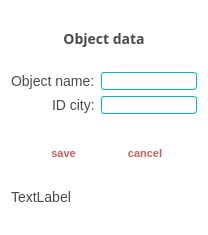
<?xml version="1.0" encoding="UTF-8"?>
<ui version="4.0">
 <class>form_olymp_object</class>
 <widget class="QDialog" name="form_olymp_object">
  <property name="geometry">
   <rect>
    <x>0</x>
    <y>0</y>
    <width>208</width>
    <height>235</height>
   </rect>
  </property>
  <property name="windowTitle">
   <string>Dialog</string>
  </property>
  <property name="styleSheet">
   <string notr="true">QLabel{
	font-family: 'Montserrat', sans-serif;
	font-size: 14px;
	color: rgb(71, 74, 81);
}

QDialog{
	background-color: rgb(255, 255, 255);
}

QLineEdit{
	border: 1px solid rgb(0, 188, 188);
	border-radius: 3px;
}

QPushButton{
	height: 20px;
	font-family: 'Montserrat', sans-serif;
	font-size: 11px;
	text-transform: uppercase;
	font-weight: 600;
	color: rgb(205, 92, 92);
	background-color: rgba(255, 255, 255, 0);
	border: none;
}

QPushButton:hover{
	height: 75px;
	border: 1px solid rgba(205, 92, 92, 1) ;
	border-radius: 5px;
	font-family: 'Montserrat', sans-serif;
	font-size: 11px;
	text-transform: uppercase;
	font-weight: 600;
	color: rgb(205, 92, 92);
	background-color: rgba(255, 255, 255, 0);
}

QPushButton:pressed{
	background-color: rgba(205, 92, 92, 1);
	color: white;
	border:2px solid;
	border: 1px solid rgba(205, 92, 92, 1) ;
	border-radius: 5px;
	font-family: 'Montserrat', sans-serif;

}</string>
  </property>
  <layout class="QVBoxLayout" name="verticalLayout">
   <item>
    <widget class="QLabel" name="label_9">
     <property name="font">
      <font>
       <family>Montserrat</family>
       <pointsize>-1</pointsize>
       <weight>75</weight>
       <bold>true</bold>
      </font>
     </property>
     <property name="text">
      <string>Object data</string>
     </property>
     <property name="alignment">
      <set>Qt::AlignCenter</set>
     </property>
    </widget>
   </item>
   <item>
    <layout class="QFormLayout" name="formLayout">
     <property name="labelAlignment">
      <set>Qt::AlignRight|Qt::AlignTrailing|Qt::AlignVCenter</set>
     </property>
     <item row="0" column="0">
      <widget class="QLabel" name="label_2">
       <property name="text">
        <string>Object name:</string>
       </property>
      </widget>
     </item>
     <item row="0" column="1">
      <widget class="QLineEdit" name="lineEdit_2"/>
     </item>
     <item row="1" column="0">
      <widget class="QLabel" name="label_3">
       <property name="text">
        <string>ID city:</string>
       </property>
      </widget>
     </item>
     <item row="1" column="1">
      <widget class="QLineEdit" name="lineEdit_3"/>
     </item>
    </layout>
   </item>
   <item>
    <layout class="QHBoxLayout" name="horizontalLayout">
     <property name="spacing">
      <number>23</number>
     </property>
     <property name="leftMargin">
      <number>23</number>
     </property>
     <property name="topMargin">
      <number>9</number>
     </property>
     <property name="rightMargin">
      <number>23</number>
     </property>
     <item>
      <widget class="QPushButton" name="but_save">
       <property name="text">
        <string>save</string>
       </property>
      </widget>
     </item>
     <item>
      <widget class="QPushButton" name="but_can">
       <property name="text">
        <string>cancel</string>
       </property>
      </widget>
     </item>
    </layout>
   </item>
   <item>
    <widget class="QLabel" name="statusLabel">
     <property name="text">
      <string>TextLabel</string>
     </property>
    </widget>
   </item>
  </layout>
 </widget>
 <resources/>
 <connections/>
</ui>
